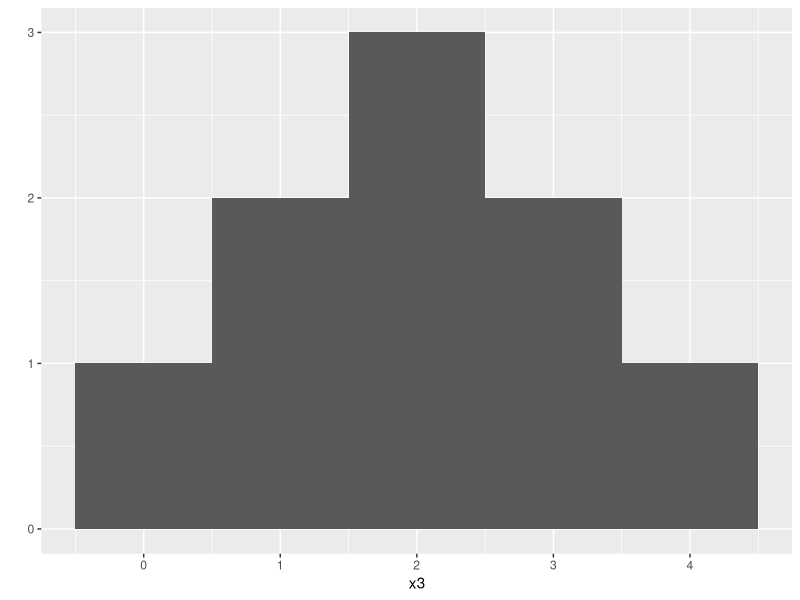
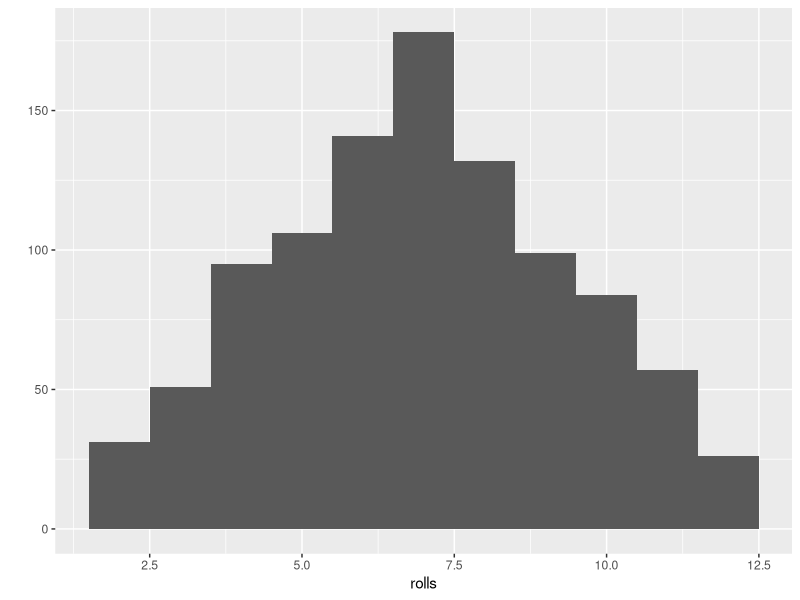
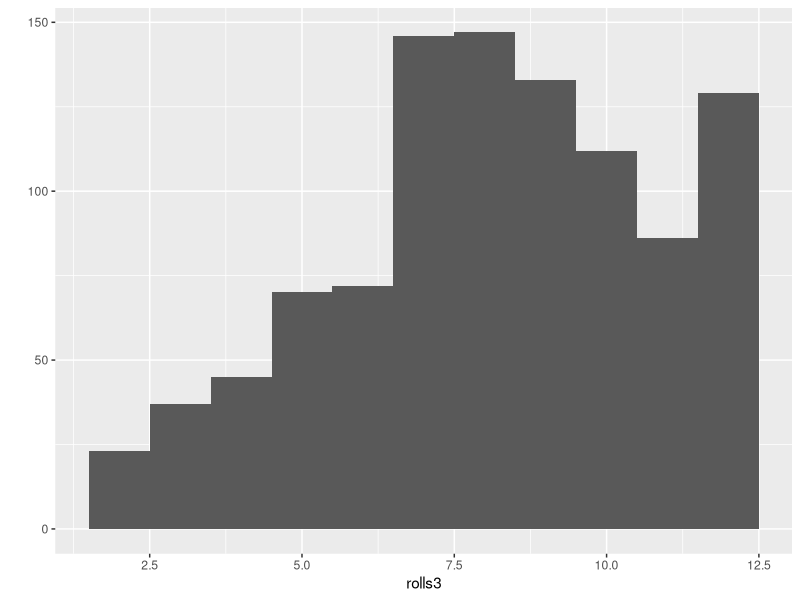

Write R code to recreate these figures, in order.
## ---- chunk 1
knitr::opts_chunk$set(echo = TRUE, fig.align = "center")
## ---- chunk 2
# Exercicio pg. 6
x <- sample(x = 1:100)
y <- (((x + 2) * 3) - 6) / 3

x == y
## ---- chunk 3
# p. 8
# Criar um dado com 6 lados
die <- 1:6
die
## ---- chunk 4
# Criar uma função para jogar os dados n vezes
roll2 <- function(bones = 1:6, n_dados = 2) {
  dice <- sample(bones, size = n_dados, replace = TRUE)
  sum(dice)
}

roll2()
## ---- chunk 5
library(ggplot2)
## ---- chunk 6
# Ex. pg 27

x3 <- c(0, 1, 1, 2, 2, 2, 3, 3, 4)

qplot(x3, binwidth = 1)
## ---- chunk 7
# replicar mil vezes o ato de jogar os dois dados, e fazer um histograma
rolls <- replicate(1000, roll2())

qplot(rolls, binwidth = 1)
## ---- chunk 8
# Ex. pg 32

roll3 <- function() {
  die <- 1:6
  dice <- sample(die, size = 2, replace = TRUE, 
                 prob = c(1/8, 1/8, 1/8, 1/8, 1/8, 3/8))
  sum(dice)
}

rolls3 <- replicate(1000, roll3())

qplot(rolls3, binwidth = 1)
